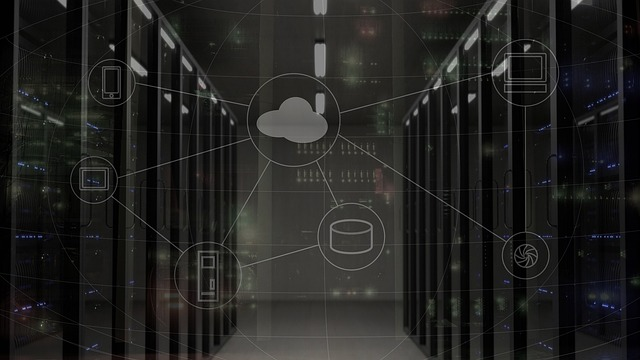
#> input picture images/cloud_computing_640_3.jpg, 640 x 360 px
$ python -i imageproc.py   (imports and definitions only)
#> lines starting #> are read from the running program, lines starting #| are printed output that depends on the picture
"""
Methods for image processing
Andreas Werdich
Core for Computational Biomedicine
Harvard Medical School, Boston, MA, USA
"""

import os
import copy
import numpy as np
import cv2
import logging
import itertools
from skimage import io
from PIL import Image
from matplotlib import pyplot as plt
from matplotlib.patches import Rectangle

logger = logging.getLogger(name=__name__)

# [46 lines left out: function plot_boxes, not called in this run]


def clip_range(r, min_val=0, max_val=1):
    return max(min(r, max_val), min_val)

# [17 lines left out: functions flatten, transform_box, not called in this run]

def xywh2xyxy(xywh):
    assert isinstance(xywh, list) and len(xywh)==4, 'input must be a bounding box [x, y, width, height]'
    return [xywh[0], xywh[1], xywh[0] + xywh[2], xywh[1] + xywh[3]]

def xyxy2xywh(xyxy):
    assert isinstance(xyxy, list) and len(xyxy)==4, 'input must be a bounding box [x_min, y_min, x_max, y_max]'
    return [xyxy[0], xyxy[1], xyxy[2] - xyxy[0], xyxy[3] - xyxy[1]]

# [165 lines left out: functions clipxyxy, clipxywh, yolo2xywh, xywh2yolo, enclosing_box, crop_image and 3 more, not called in this run]

class ImageData:
    """
    Represents image data processing functionality.

    This class provides various utilities for image manipulation and transformation, including
    image loading, padding, converting color schemes, resizing, and histogram equalization.
    The tools are designed to handle images represented as numpy arrays and perform image
    preprocessing tasks efficiently.
    """

    def __init__(self, resize=None):
        self.resize = resize
        self.image_net_mean = [0.485, 0.456, 0.406]
        self.image_net_std = [0.229, 0.224, 0.225]

    # [92 lines left out: functions load_image, np_square_pad, np2color, convert_transparent_png, resize_image_list, not called in this run]

    def hist_eq(self, img, color_space='RGB'):
        """
        Enhances the contrast of an image using Contrast Limited Adaptive Histogram
        Equalization (CLAHE) in the LAB color space. The method supports output in
        different color spaces such as RGB, BGR, or grayscale.

        Parameters
        ----------
        img : numpy.ndarray
            Input image to be processed. It can be either grayscale or RGB.
        color_space : str, optional
            Specifies the desired output color space. Must be one of 'RGB', 'BGR',
            or 'GRAY'. Defaults to 'RGB'.

        Returns
        -------
        numpy.ndarray
            Image with enhanced contrast in the specified color space.

        Raises
        ------
        ValueError
            If an unsupported color space is passed to the `color_space` parameter.
        """
#> called with color_space = 'RGB'
        # If the image is grayscale, convert it to RGB
        if len(img.shape) != 3:
            img = cv2.cvtColor(img, cv2.COLOR_GRAY2RGB)
        lab = cv2.cvtColor(img, cv2.COLOR_RGB2LAB)
#> lab: shape (360, 640, 3); mean of channels 0, 1, 2 34.7, 127.7, 129.3
        l_channel, a, b = cv2.split(lab)
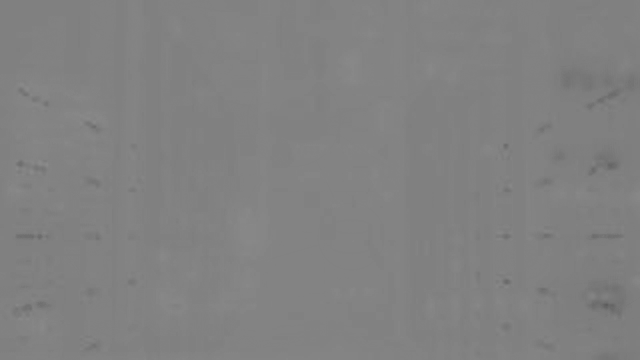
#> b: shape (360, 640); min 92, max 139, mean 129.3
        clahe = cv2.createCLAHE(clipLimit=2.0, tileGridSize=(8, 8))
        cl = clahe.apply(l_channel)
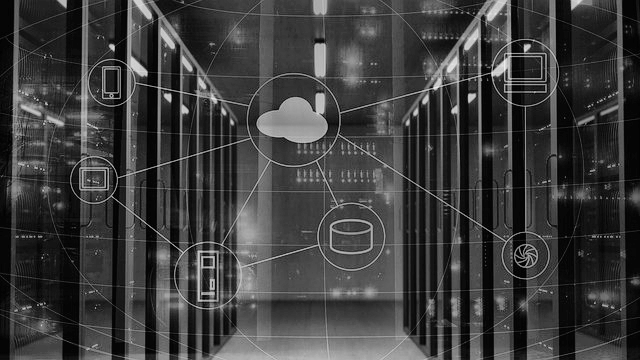
#> cl: shape (360, 640); min 1, max 240, mean 61.1
        lim_g = cv2.merge((cl, a, b))
#> lim_g: shape (360, 640, 3); mean of channels 0, 1, 2 61.1, 127.7, 129.3
        if color_space == 'RGB':
            enhanced_img = cv2.cvtColor(lim_g, cv2.COLOR_LAB2RGB)
        elif color_space == 'BGR':
            enhanced_img = cv2.cvtColor(lim_g, cv2.COLOR_LAB2BGR)
        elif color_space == 'GRAY':
            enhanced_img = cv2.cvtColor(lim_g, cv2.COLOR_LAB2RGB)
            enhanced_img = cv2.cvtColor(enhanced_img, cv2.COLOR_RGB2GRAY)
        else:
            raise ValueError('Unsupported color space')
        return enhanced_img

>>> import cv2
>>> picture = cv2.cvtColor(cv2.imread('../../images/cloud_computing_640_3.jpg'), cv2.COLOR_BGR2RGB)
>>> result = ImageData().hist_eq(picture)
